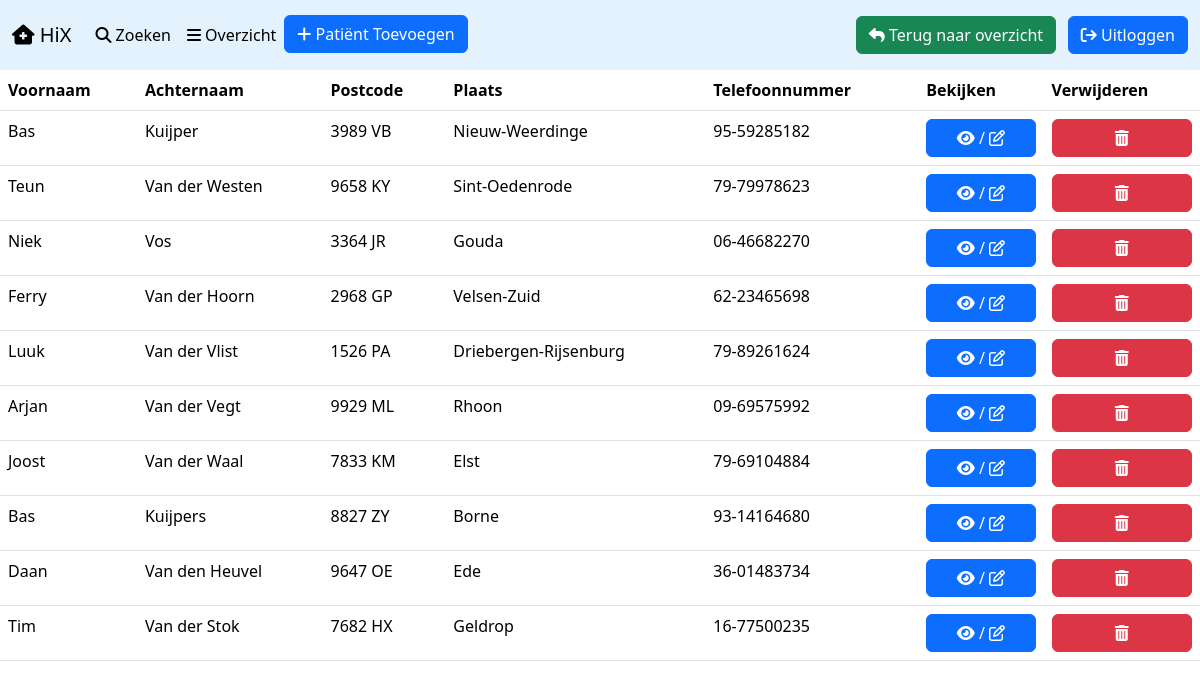
The app's page /inactiefpatient.php (signed in) with its own data.
### tables this page shows
CREATE TABLE `patient` (
  `patient_id` int(5) NOT NULL,
  `voor_naam` varchar(100) NOT NULL,
  `achter_naam` varchar(255) NOT NULL,
  `adres` varchar(150) NOT NULL,
  `huisnummer` varchar(4) NOT NULL,
  `postcode` varchar(30) NOT NULL,
  `plaats` varchar(255) NOT NULL,
  `telefoonnummer` varchar(100) NOT NULL,
  `actief` tinyint(1) NOT NULL
);

### connection.php (called while the page is built, shortened)
<?php
function patienten($dbh, $activiteit){
      $patient = array();
      $patientquery = $dbh->prepare("SELECT patient_id, voor_naam, achter_naam, postcode, plaats, telefoonnummer, actief
      FROM patient WHERE actief = $activiteit");
      $patientquery->execute();
      while ($row = $patientquery->fetch(PDO::FETCH_ASSOC)){
            $patient[] = $row;
      }
      return $patient;
}

### inactiefpatient.php (the view, shortened to what this page needs)
<?php
require_once("./connection.php");
$dbh = dbcon();
?>
<!DOCTYPE html>
<html lang="nl">
<head>
  <link rel="stylesheet" href="./reset.css">
  <link href="https://cdn.jsdelivr.net/npm/bootstrap@5.3.2/dist/css/bootstrap.min.css" rel="stylesheet">
  <link rel="stylesheet" href="./style.css">
</head>
<body>
<nav class="navbar navbar-expand-lg" style="background-color: #e3f2fd;">
  <div class="container-fluid">
    <a class="navbar-brand" href="index.php"><i class="fa-solid fa-house-medical" style="color: #000000;"></i> HiX</a>
    <div class="collapse navbar-collapse" id="navbarNav">
      <ul class="navbar-nav">
        <li class="nav-item">
          <button class="nav-link active" aria-current="page" onclick="Open()"><i class="fa-solid fa-magnifying-glass" style="color: #000000;"></i> Zoeken</button>
        </li>
        <li class="nav-item">
          <a class="nav-link active" href="index.php"><i class="fa-solid fa-bars" style="color: #000000;"></i> Overzicht</a>
        </li>
        <li class="nav-item">
          <button type="button" class='btn btn-primary' style='width: 100%;' data-bs-toggle="modal" data-bs-target="#exampleModal"><i class="fa-solid fa-plus" style="color: #ffffff;"></i> Patiënt Toevoegen</button></a>
        </li>
      </ul>
  </div>
  <span class="navbar-text" style="margin-right: 1%;">
    <a class="text-dark" href="./index.php"><button class="btn btn-success"><i class="fa fa-reply" style="color: #ffffff;"></i> Terug naar overzicht</button></a>
  </span>
  <span class="navbar-text">
    <a class="text-dark" href="./logout.php"><button class="btn btn-primary"><i class="fa-solid fa-arrow-right-from-bracket" style="color: #ffffff;"></i> Uitloggen</button></a>
  </span>
</nav>
<div style="overflow-x:auto;">
<table class="table" id="mytable">
  <thead>
    <tr>
    <th onclick="sort(0)" scope="col">Voornaam</th>
      <th onclick="sort(1)" scope="col">Achternaam</th>
      <th onclick="sort(2)" scope="col">Postcode</th>
      <th onclick="sort(3)" scope="col">Plaats</th>
      <th onclick="sort(4)" scope="col">Telefoonnummer</th>
      <th scope="col">Bekijken</th>
      <th scope="col">Verwijderen</th>
    </tr>
  </thead>
  <tbody>
  <?php
  $patient = patienten($dbh, 0);
  foreach($patient as $data){
    echo '<tr>';
    echo "<td>".$data['voor_naam']."</td> ";
    echo "<td>".$data['achter_naam']."</td>";
    echo "<td>".$data['postcode']."</td>";
    echo "<td>".$data['plaats']."</td>";
    echo "<td>".$data['telefoonnummer']."</td>";
    echo "<td><a href='patientgegevens.php?patient_id=".$data['patient_id']."'><button class='btn btn-primary' style='width: 100%;'><i class='fa-solid fa-eye' style='color: #ffffff;'></i> / <i class='fa-regular fa-pen-to-square' style='color: #ffffff;'></i></button></a></td>";
    echo "<td><button class='btn btn-danger' style='width: 100%;' data-href='delete.php?patient_id=".$data['patient_id']."' data-bs-toggle='modal' data-bs-target='#confirm-delete'><i class='fa-solid fa-trash-can'></button></td>";
    echo "</tr>";
  }
?>
  </tbody>
</table>
</div>
</body>
</html>

### style.css (style rules this page uses)
th { cursor: pointer; }

### records on screen
patient: voor_naam "Bas", achter_naam "Kuijper", postcode "3989 VB", plaats "Nieuw-Weerdinge", telefoonnummer "95-59285182", $data['patient_id'] 1 (drawn)
patient: voor_naam "Teun", achter_naam "Van der Westen", postcode "9658 KY", plaats "Sint-Oedenrode", telefoonnummer "79-79978623"
patient: voor_naam "Niek", achter_naam "Vos", postcode "3364 JR", plaats "Gouda", telefoonnummer "06-46682270"
patient: voor_naam "Ferry", achter_naam "Van der Hoorn", postcode "2968 GP", plaats "Velsen-Zuid", telefoonnummer "62-23465698"
patient: voor_naam "Luuk", achter_naam "Van der Vlist", postcode "1526 PA", plaats "Driebergen-Rijsenburg", telefoonnummer "79-89261624"
patient: voor_naam "Arjan", achter_naam "Van der Vegt", postcode "9929 ML", plaats "Rhoon", telefoonnummer "09-69575992"
patient: voor_naam "Joost", achter_naam "Van der Waal", postcode "7833 KM", plaats "Elst", telefoonnummer "79-69104884"
patient: voor_naam "Bas", achter_naam "Kuijpers", postcode "8827 ZY", plaats "Borne", telefoonnummer "93-14164680"
patient: voor_naam "Daan", achter_naam "Van den Heuvel", postcode "9647 OE", plaats "Ede", telefoonnummer "36-01483734"
patient: voor_naam "Tim", achter_naam "Van der Stok", postcode "7682 HX", plaats "Geldrop", telefoonnummer "16-77500235"
